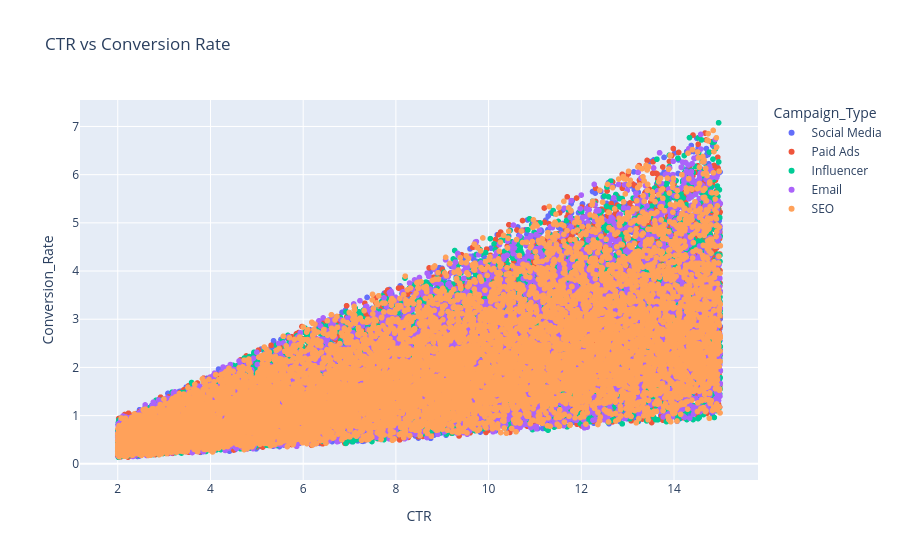

Write notebook code for a chart like this one.
### Markdown cell above
Does a higher CTR actually translate into more conversions?

### Code cell
ctr_to_conversions = px.scatter(
    df, 
    x = 'CTR',
    y = 'Conversion_Rate',
    color = 'Campaign_Type',
    title = 'CTR vs Conversion Rate')

ctr_to_conversions.show()

### Figure 1 — Plotly figure (JSON) as saved in the notebook; plotly's stock layout.template omitted (floating-point values rounded to 4 significant figures; data arrays with more than 128 entries replaced by an {"elided": "..."} marker saying what was removed)
{"data": [{"hovertemplate": "Campaign_Type=Social Media<br>CTR=%{x}<br>Conversion_Rate=%{y}<extra></extra>", "legendgroup": "Social Media", "marker": {"color": "#636efa", "symbol": "circle"}, "mode": "markers", "name": "Social Media", "showlegend": true, "type": "scattergl", "x": {"elided": "11114 float values"}, "xaxis": "x", "y": {"elided": "11114 float values"}, "yaxis": "y"}, {"hovertemplate": "Campaign_Type=Paid Ads<br>CTR=%{x}<br>Conversion_Rate=%{y}<extra></extra>", "legendgroup": "Paid Ads", "marker": {"color": "#EF553B", "symbol": "circle"}, "mode": "markers", "name": "Paid Ads", "showlegend": true, "type": "scattergl", "x": {"elided": "11116 float values"}, "xaxis": "x", "y": {"elided": "11116 float values"}, "yaxis": "y"}, {"hovertemplate": "Campaign_Type=Influencer<br>CTR=%{x}<br>Conversion_Rate=%{y}<extra></extra>", "legendgroup": "Influencer", "marker": {"color": "#00cc96", "symbol": "circle"}, "mode": "markers", "name": "Influencer", "showlegend": true, "type": "scattergl", "x": {"elided": "11134 float values"}, "xaxis": "x", "y": {"elided": "11134 float values"}, "yaxis": "y"}, {"hovertemplate": "Campaign_Type=Email<br>CTR=%{x}<br>Conversion_Rate=%{y}<extra></extra>", "legendgroup": "Email", "marker": {"color": "#ab63fa", "symbol": "circle"}, "mode": "markers", "name": "Email", "showlegend": true, "type": "scattergl", "x": {"elided": "11112 float values"}, "xaxis": "x", "y": {"elided": "11112 float values"}, "yaxis": "y"}, {"hovertemplate": "Campaign_Type=SEO<br>CTR=%{x}<br>Conversion_Rate=%{y}<extra></extra>", "legendgroup": "SEO", "marker": {"color": "#FFA15A", "symbol": "circle"}, "mode": "markers", "name": "SEO", "showlegend": true, "type": "scattergl", "x": {"elided": "11079 float values"}, "xaxis": "x", "y": {"elided": "11079 float values"}, "yaxis": "y"}], "layout": {"legend": {"title": {"text": "Campaign_Type"}, "tracegroupgap": 0}, "title": {"text": "CTR vs Conversion Rate"}, "xaxis": {"anchor": "y", "domain": [0, 1], "title": {"text": "CTR"}}, "yaxis": {"anchor": "x", "domain": [0, 1], "title": {"text": "Conversion_Rate"}}}}
